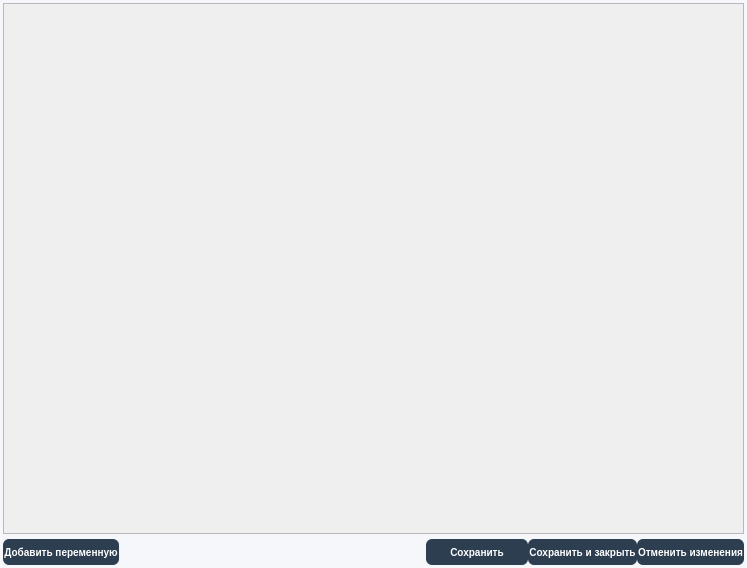
<?xml version="1.0" encoding="UTF-8"?>
<ui version="4.0">
 <class>MainWindow</class>
 <widget class="QMainWindow" name="MainWindow">
  <property name="geometry">
   <rect>
    <x>0</x>
    <y>0</y>
    <width>747</width>
    <height>568</height>
   </rect>
  </property>
  <property name="font">
   <font>
    <family>Gadugi</family>
   </font>
  </property>
  <property name="windowTitle">
   <string>Переменные</string>
  </property>
  <property name="styleSheet">
   <string notr="true">QMainWindow {
    background-color: #f5f7fa;
}

/* ===== ЦЕНТРАЛЬНЫЙ ВИДЖЕТ ===== */
QWidget#centralWidget {
    background-color: #f5f7fa;
    padding: 15px;
}

QPushButton {
    background-color: #2c3e50;
    color: white;
    border: none;
    padding: 1px 1px;
    border-radius: 6px;
    font-weight: 600;
    font-size: 10px;
    min-height: 24px;
    min-width: 100px;
}

QPushButton:hover {
    background-color: #34495e;
    border: 1px solid #2c3e50;
}

QPushButton:pressed {
    background-color: #1a252f;
}</string>
  </property>
  <widget class="QWidget" name="centralwidget">
   <layout class="QVBoxLayout" name="verticalLayout">
    <property name="spacing">
     <number>0</number>
    </property>
    <property name="leftMargin">
     <number>3</number>
    </property>
    <property name="topMargin">
     <number>3</number>
    </property>
    <property name="rightMargin">
     <number>3</number>
    </property>
    <property name="bottomMargin">
     <number>3</number>
    </property>
    <item>
     <widget class="QScrollArea" name="scrollArea">
      <property name="styleSheet">
       <string notr="true">QMainWindow {
    background-color: #f5f7fa;
}

/* ===== ЦЕНТРАЛЬНЫЙ ВИДЖЕТ ===== */
QWidget#centralWidget {
    background-color: #f5f7fa;
    padding: 15px;
}

/* ===== ТАБЛИЦА (Основной виджет) ===== */
QTableWidget {
    background-color: #ffffff;
    gridline-color: #dee2e6;
    border: 1px solid #dee2e6;
    border-radius: 10px;
    font-family: 'Inter';
    font-size: 12px;
    selection-background-color: #e3f2fd;
    selection-color: #1565c0;
    alternate-background-color: #f8f9fa;
    padding: 2px;
}

/* Заголовки столбцов таблицы */
QHeaderView::section {
    background-color: #2c3e50;
    color: white;
    padding: 12px 15px;
    border: none;
    font-weight: 600;
    font-size: 13px;
    border-right: 1px solid #34495e;
    border-bottom: 2px solid #1a252f;
    text-align: left;
}

QHeaderView::section:first {
    border-top-left-radius: 9px;
    padding-left: 20px;
}

QHeaderView::section:last {
    border-top-right-radius: 9px;
    border-right: none;
}

/* Ячейки таблицы */
QTableWidget::item {
    padding: 10px 15px;
    border-bottom: 1px solid #f1f3f5;
}

/* Чередование строк таблицы */
QTableWidget::item:nth-child(even) {
    background-color: #f8f9fa;
}

QTableWidget::item:nth-child(odd) {
    background-color: #ffffff;
}

/* Выделенная строка */
QTableWidget::item:selected {
    background-color: #e3f2fd;
    color: #1565c0;
    font-weight: 500;
    border-left: 3px solid #2196f3;
}



/* Кнопки действий */
QPushButton#addButton {
    background-color: #27ae60;
}

QPushButton#addButton:hover {
    background-color: #2ecc71;
}

QPushButton#deleteButton {
    background-color: #e74c3c;
}

QPushButton#deleteButton:hover {
    background-color: #c0392b;
}

QPushButton#editButton {
    background-color: #3498db;
}

QPushButton#editButton:hover {
    background-color: #2980b9;
}

QPushButton#exportButton {
    background-color: #9b59b6;
}

QPushButton#exportButton:hover {
    background-color: #8e44ad;
}

/* ===== ПАНЕЛЬ ИНСТРУМЕНТОВ ===== */
QToolBar {
    background-color: #2c3e50;
    border: none;
    padding: 5px;
    spacing: 10px;
    border-bottom: 2px solid #1a252f;
}

QToolBar QToolButton {
    background-color: transparent;
    color: white;
    padding: 8px;
    border-radius: 4px;
}

QToolBar QToolButton:hover {
    background-color: rgba(255, 255, 255, 0.1);
}

QToolBar QToolButton:pressed {
    background-color: rgba(255, 255, 255, 0.2);
}

/* ===== СТАТУС БАР ===== */
QStatusBar {
    background-color: #2c3e50;
    color: white;
    font-size: 11px;
    padding: 8px 15px;
    border-top: 1px solid #34495e;
}

QStatusBar QLabel {
    color: white;
    padding: 0 10px;
}

/* ===== МЕНЮ БАР ===== */
QMenuBar {
    background-color: #2c3e50;
    color: white;
    border-bottom: 2px solid #1a252f;
}

QMenuBar::item {
    background-color: transparent;
    padding: 8px 15px;
    border-radius: 4px;
}

QMenuBar::item:selected {
    background-color: rgba(255, 255, 255, 0.1);
}

QMenuBar::item:pressed {
    background-color: rgba(255, 255, 255, 0.2);
}

QMenu {
    background-color: #2c3e50;
    color: white;
    border: 1px solid #34495e;
    border-radius: 6px;
    padding: 5px;
}

QMenu::item {
    padding: 8px 30px 8px 20px;
    border-radius: 4px;
}

QMenu::item:selected {
    background-color: rgba(255, 255, 255, 0.1);
}

QMenu::separator {
    height: 1px;
    background-color: #34495e;
    margin: 5px 10px;
}

/* ===== ПАНЕЛЬ ИНСТРУМЕНТОВ СЛЕВА/СПРАВА ===== */
QDockWidget {
    background-color: #ffffff;
    border: 1px solid #dee2e6;
    border-radius: 8px;
    font-size: 12px;
    titlebar-close-icon: url(close.png);
    titlebar-normal-icon: url(float.png);
}

QDockWidget::title {
    background-color: #2c3e50;
    color: white;
    padding: 10px;
    border-top-left-radius: 7px;
    border-top-right-radius: 7px;
    text-align: center;
    font-weight: 600;
}

/* ===== ГРУППОВЫЕ БОКСЫ ===== */
QGroupBox {
    background-color: white;
    border: 1px solid #dee2e6;
    border-radius: 8px;
    margin-top: 10px;
    padding-top: 15px;
    font-weight: 600;
    font-size: 13px;
    color: #2c3e50;
}

QGroupBox::title {
    subcontrol-origin: margin;
    left: 15px;
    padding: 0 10px;
    background-color: #2c3e50;
    color: white;
    border-radius: 4px;
}

/* ===== МЕТКИ ===== */
QLabel {
    color: #2c3e50;
    font-size: 12px;
    padding: 2px;
}

QLabel#titleLabel {
    font-size: 16px;
    font-weight: 700;
    color: #2c3e50;
}

QLabel#totalLabel {
    font-size: 14px;
    font-weight: 600;
    color: #2c3e50;
    padding: 10px;
    background-color: #e8f5e9;
    border-radius: 6px;
    border: 1px solid #c8e6c9;
}

/* ===== ПОЛЯ ВВОДА ===== */
QLineEdit, QComboBox, QDateEdit, QSpinBox, QDoubleSpinBox {
    background-color: white;
    border: 1px solid #dee2e6;
    border-radius: 6px;
    padding: 8px 12px;
    font-size: 12px;
    color: #2c3e50;
    min-height: 35px;
    selection-background-color: #e3f2fd;
}

QLineEdit:focus, QComboBox:focus, QDateEdit:focus {
    border: 1px solid #3498db;
    background-color: #f8fdff;
}

QComboBox::drop-down {
    border: none;
    background-color: #2c3e50;
    border-radius: 0 5px 5px 0;
    width: 25px;
}

QComboBox::down-arrow {
    image: url(down_arrow.png);
    width: 12px;
    height: 12px;
}

/* ===== ПОЛОСЫ ПРОКРУТКИ ===== */
QScrollBar:vertical {
    border: none;
    background: #f8f9fa;
    width: 12px;
    border-radius: 6px;
}

QScrollBar::handle:vertical {
    background: #b0bec5;
    border-radius: 6px;
    min-height: 30px;
}

QScrollBar::handle:vertical:hover {
    background: #78909c;
}

QScrollBar::add-line:vertical, QScrollBar::sub-line:vertical {
    height: 0px;
}

QScrollBar:horizontal {
    border: none;
    background: #f8f9fa;
    height: 12px;
    border-radius: 6px;
}

QScrollBar::handle:horizontal {
    background: #b0bec5;
    border-radius: 6px;
    min-width: 30px;
}

QScrollBar::handle:horizontal:hover {
    background: #78909c;
}

/* ===== СПИСОК (QListWidget) ===== */
QListWidget {
    background-color: white;
    border: 1px solid #dee2e6;
    border-radius: 8px;
    font-size: 12px;
    padding: 5px;
}

QListWidget::item {
    padding: 8px 12px;
    border-bottom: 1px solid #f1f3f5;
    border-radius: 4px;
}

QListWidget::item:selected {
    background-color: #e3f2fd;
    color: #1565c0;
    font-weight: 500;
}

/* ===== ДЕРЕВО (QTreeWidget) ===== */
QTreeWidget {
    background-color: white;
    border: 1px solid #dee2e6;
    border-radius: 8px;
    font-size: 12px;
}

QTreeWidget::item {
    padding: 8px;
    border-bottom: 1px solid #f1f3f5;
}

QTreeWidget::item:selected {
    background-color: #e3f2fd;
    color: #1565c0;
}

/* ===== ВКЛАДКИ (QTabWidget) ===== */
QTabWidget::pane {
    border: 1px solid #dee2e6;
    border-radius: 8px;
    background-color: white;
    margin-top: 5px;
}

QTabBar::tab {
    background-color: #f8f9fa;
    color: #2c3e50;
    padding: 10px 20px;
    margin-right: 2px;
    border-top-left-radius: 6px;
    border-top-right-radius: 6px;
    font-weight: 600;
}

QTabBar::tab:selected {
    background-color: #2c3e50;
    color: white;
}

QTabBar::tab:hover:!selected {
    background-color: #e9ecef;
}

/* ===== ПАНЕЛЬ ФИЛЬТРОВ ===== */
QWidget#filterPanel {
    background-color: white;
    border: 1px solid #dee2e6;
    border-radius: 8px;
    padding: 15px;
}

/* ===== СТАТУСНЫЕ ИКОНКИ ===== */
QLabel[status=&quot;success&quot;] {
    color: #27ae60;
    font-weight: 600;
}

QLabel[status=&quot;warning&quot;] {
    color: #f39c12;
    font-weight: 600;
}

QLabel[status=&quot;error&quot;] {
    color: #e74c3c;
    font-weight: 600;
}

/* ===== ФИНАНСОВЫЕ СТИЛИ (для таблицы) ===== */
QTableWidget::item[positive=&quot;true&quot;] {
    color: #27ae60;
    background-color: rgba(39, 174, 96, 0.1);
    font-weight: 600;
}

QTableWidget::item[negative=&quot;true&quot;] {
    color: #e74c3c;
    background-color: rgba(231, 76, 60, 0.1);
    font-weight: 600;
}

QTableWidget::item[zero=&quot;true&quot;] {
    color: #7f8c8d;
    font-style: italic;
}

/* ===== ИКОНКИ ===== */
QToolButton[iconOnly=&quot;true&quot;] {
    border: none;
    background-color: transparent;
    padding: 5px;
    border-radius: 4px;
}

QToolButton[iconOnly=&quot;true&quot;]:hover {
    background-color: rgba(44, 62, 80, 0.1);
}

/* ===== РАЗДЕЛИТЕЛИ ===== */
QFrame#line {
    background-color: #dee2e6;
    border: none;
    min-height: 1px;
    max-height: 1px;
}

/* ===== ДИАЛОГОВЫЕ ОКНА ===== */
QDialog {
    background-color: #f5f7fa;
}

QDialog QLabel {
    color: #2c3e50;
}

QDialog QPushButton {
    min-width: 80px;
}</string>
      </property>
      <property name="widgetResizable">
       <bool>true</bool>
      </property>
      <widget class="QWidget" name="scrollAreaItems">
       <property name="geometry">
        <rect>
         <x>0</x>
         <y>0</y>
         <width>739</width>
         <height>528</height>
        </rect>
       </property>
       <property name="sizePolicy">
        <sizepolicy hsizetype="Preferred" vsizetype="Expanding">
         <horstretch>0</horstretch>
         <verstretch>0</verstretch>
        </sizepolicy>
       </property>
       <layout class="QVBoxLayout" name="verticalLayout_2">
        <property name="spacing">
         <number>0</number>
        </property>
        <property name="leftMargin">
         <number>0</number>
        </property>
        <property name="topMargin">
         <number>0</number>
        </property>
        <property name="rightMargin">
         <number>0</number>
        </property>
        <property name="bottomMargin">
         <number>0</number>
        </property>
        <item>
         <layout class="QHBoxLayout" name="parametersItems">
          <item>
           <layout class="QVBoxLayout" name="parametersLabels"/>
          </item>
          <item>
           <spacer name="horizontalSpacer_2">
            <property name="orientation">
             <enum>Qt::Horizontal</enum>
            </property>
            <property name="sizeHint" stdset="0">
             <size>
              <width>40</width>
              <height>20</height>
             </size>
            </property>
           </spacer>
          </item>
          <item>
           <layout class="QVBoxLayout" name="parametersValues"/>
          </item>
         </layout>
        </item>
        <item>
         <spacer name="verticalSpacer">
          <property name="sizeHint" stdset="0">
           <size>
            <width>20</width>
            <height>40</height>
           </size>
          </property>
         </spacer>
        </item>
       </layout>
      </widget>
     </widget>
    </item>
    <item>
     <layout class="QHBoxLayout" name="horizontalLayout">
      <property name="topMargin">
       <number>5</number>
      </property>
      <item>
       <widget class="QPushButton" name="addNewButton">
        <property name="styleSheet">
         <string notr="true"/>
        </property>
        <property name="text">
         <string>Добавить переменную</string>
        </property>
       </widget>
      </item>
      <item>
       <spacer name="horizontalSpacer">
        <property name="orientation">
         <enum>Qt::Horizontal</enum>
        </property>
        <property name="sizeHint" stdset="0">
         <size>
          <width>40</width>
          <height>20</height>
         </size>
        </property>
       </spacer>
      </item>
      <item>
       <widget class="QPushButton" name="saveButton">
        <property name="enabled">
         <bool>true</bool>
        </property>
        <property name="styleSheet">
         <string notr="true"/>
        </property>
        <property name="text">
         <string>Сохранить</string>
        </property>
        <property name="checkable">
         <bool>false</bool>
        </property>
        <property name="checked">
         <bool>false</bool>
        </property>
        <property name="autoRepeat">
         <bool>false</bool>
        </property>
        <property name="autoDefault">
         <bool>false</bool>
        </property>
        <property name="default">
         <bool>false</bool>
        </property>
        <property name="flat">
         <bool>false</bool>
        </property>
       </widget>
      </item>
      <item>
       <widget class="QPushButton" name="saveAndCloseButton">
        <property name="text">
         <string>Сохранить и закрыть</string>
        </property>
       </widget>
      </item>
      <item>
       <widget class="QPushButton" name="cancelButton">
        <property name="text">
         <string>Отменить изменения</string>
        </property>
       </widget>
      </item>
     </layout>
    </item>
   </layout>
  </widget>
 </widget>
 <resources/>
 <connections/>
</ui>
